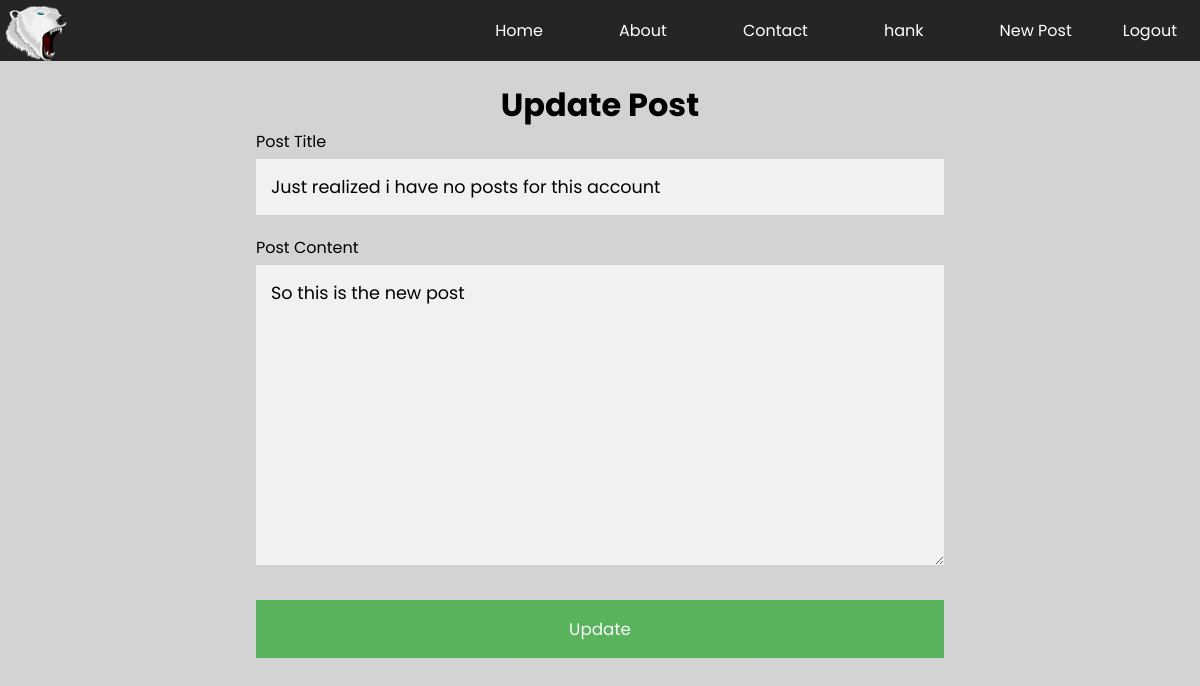
Page /post/34/update (signed in) on the committed database.
### flaskblog/model.py (models this page shows, shortened)
class User(db.Model, UserMixin):
    id = db.Column(db.Integer, primary_key=True)
    username = db.Column(db.String(20), nullable=False, unique=True)
    email = db.Column(db.String(210), nullable=False, unique=True)
    password = db.Column(db.String(60), nullable=False)
    profile_img = db.Column(
        db.String(20), nullable=False, default='default.jpg')
    posts = db.relationship("Post", backref='author', lazy=True)

class Post(db.Model):
    id = db.Column(db.Integer, primary_key=True)
    title = db.Column(db.String(250), nullable=False)
    post_date = db.Column(db.DateTime, nullable=False,
                          default=datetime.utcnow)
    content = db.Column(db.Text, nullable=False)
    user_id = db.Column(db.Integer, db.ForeignKey('user.id'), nullable=False)

### flaskblog/posts/routes.py (the view)
@posts.route("/post/<int:post_id>/update", methods=['GET', 'POST'])
@login_required
def update_post(post_id):
    post = Post.query.get_or_404(post_id)
    if post.author != current_user:
        abort(403)
    form = PostForm()
    if form.validate_on_submit():
        post.title = form.title.data
        post.content = form.content.data
        db.session.commit()
        flash('Post updated', 'success')
        return redirect(url_for('posts.post', post_id=post_id))
    elif request.method == "GET":
        form.submit.label.text = "Update"
        form.title.data = post.title
        form.content.data = post.content
    return render_template('newPost.html', form=form, legend="Update Post")

### flaskblog/posts/forms.py
class PostForm(FlaskForm):
    title = StringField('Post Title', validators=(
        [DataRequired(), Length(min=1, max=250)]))
    content = TextAreaField('Post Content', validators=([DataRequired()]))
    submit = SubmitField('Post')

### flaskblog/model.py (called while the page is built)
@login_manager.user_loader
def load_user(user_id):
    return User.query.get(int(user_id))

### flaskblog/templates/newPost.html (shortened to what this page needs)
{%extends "layout.html"%} {% block title%} {{legend}} {% endblock title%} {% block
style%}
<link
    rel="stylesheet"
    href="{{ url_for('static', filename='styles/inputs.css') }}"
/>
<link
    rel="stylesheet"
    href="{{ url_for('static', filename='styles/newPost.css') }}"
/>
{%endblock style%} {%block main%}
<h1>{{legend}}</h1>
<div class="input-container">
    <form action="" method="post">
        <div class="title-container feild">
            {{form.title.label(class='title-label')}} {%if form.title.errors%}
            {{form.title(class='user-label input-error', autocomplete='off')}} {%for
            error in form.title.errors%}
            <span class="error-msg">{{error}}</span>
            {% endfor %} {%else%} {{form.title(class='title', autocomplete='off')}}
            {%endif%}
        </div>
        <div class="content feild">
            {{form.content.label(class='user-label')}} {%if form.content.errors%}
            {{form.content(class='user-label input-error')}} {%for error in
            form.content.errors%}
            <span class="error-msg">{{error}}</span>
            {% endfor %} {%else%} {{form.content(class='content')}} {%endif%}
        </div>
        {{form.submit(class='postbtn registerbtn')}}
    </form>
</div>
{%endblock main%}

### flaskblog/templates/layout.html (shortened to what this page needs)
<!DOCTYPE html>
<html lang="en">
    <head>
        <link
            rel="stylesheet"
            href="{{ url_for('static', filename='styles/main.css') }}"
        />
        {% block style %} {% endblock style%}
    </head>
    <body>
        <nav>
            <a href="/home">
                <img
                    src="{{ url_for('static', filename='images/logo1v2.png') }}"
                    alt="Polar Code Logo"
                    class="logo"
                />
            </a>
            <ul class="links">
                <li class="link"><a href="{{url_for('main.home')}}">Home</a></li>
                <li class="link"><a href="{{url_for('main.about')}}">About</a></li>
                <li class="link">
                    <a href="{{url_for('main.contact')}}">Contact</a>
                </li>
                {%if current_user.is_authenticated %}
                <li class="link">
                    <a href="{{url_for('users.account')}}"
                        >{{current_user.username}}</a
                    >
                </li>
                <li class="link">
                    <a href="{{url_for('posts.new_post')}}">New Post</a>
                </li>
                <li class="link last">
                    <a href="{{url_for('users.logout')}}">Logout</a>
                </li>
                {%else%}
                <li class="link"><a href="{{url_for('users.login')}}">Login</a></li>
                <li class="link last">
                    <a href="{{url_for('users.regester')}}">Regester</a>
                </li>
                {%endif%}
            </ul>
        </nav>
        <main>{% block main %} {%endblock main%}</main>
    </body>
</html>

### flaskblog/static/styles/main.css (style rules this page uses)
* { margin: 0; padding: 0; box-sizing: border-box; font-family: "Poppins", sans-serif; }
body { background-color: #d3d3d3; }
nav { display: flex; padding: 10px; background-color: #252525; justify-content: space-between; position: relative; }
.links { list-style: none; display: flex; align-items: center; justify-content: space-between; font-size: 1rem; }
.link { padding: 8px; margin: 0 30px; }
.link > a { color: white; text-decoration: none; }
.last { margin: 0 5px; }
.logo { max-width: 7vw; max-height: 7vh; transform: rotateY(180deg); height: fit-content; position: absolute; top: 5px; left: 5px; }
main { width: 100%; margin: 20px auto; text-align: center; }

### flaskblog/static/styles/inputs.css (style rules this page uses)
.input-container { padding: 16px; padding-top: 0; width: 60%; margin: 0 auto; text-align: start; }
input[type="text"], input[type="password"] { width: 100%; padding: 15px; margin: 5px 0 0px 0; display: inline-block; border: none; background: #f1f1f1; font-size: 1.1em; }
.registerbtn { background-color: #4caf50; color: white; padding: 16px 20px; margin: 8px 0; border: none; cursor: pointer; width: 100%; opacity: 0.9; font-size: 1.05em; }
a { color: dodgerblue; }
.feild { margin-bottom: 20px; }

### flaskblog/static/styles/newPost.css (style rules this page uses)
textarea { width: 100%; padding: 15px; margin: 5px 0 0px 0; display: inline-block; border: none; background: #f1f1f1; font-size: 1.1em; }
textarea { height: 300px; resize: vertical; }

### rows in the picture
User: username "hank"
Post: title "Just realized i have no posts for this account", content "So this is the new post"

### other values in the picture
{{ legend }} "Update Post"
